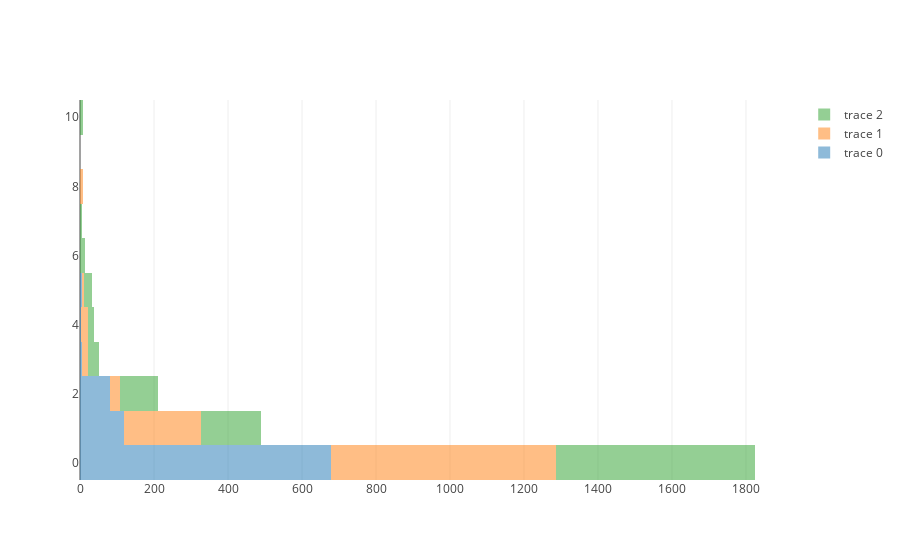

The notebook cell this image was saved under:
### Code cell
# remember this is _not_ a full titanic dataset; nothing more can probably be gleamed usefully from parch or sibsp

# lets take a look at the distribution of both variables and see how noisy it is

trace0 = go.Histogram(y=df['Parch'], opacity=0.5)
trace1 = go.Histogram(y=df['SibSp'], opacity=0.5)
trace2 = go.Histogram(y=df['Parch']+df['SibSp'], opacity=0.5)
data = [trace0, trace1, trace2]

layout = go.Layout(barmode='stack')

fig = go.Figure(data=data, layout=layout)
py.iplot(fig)

### Figure 1 — Plotly figure (JSON) as saved in the notebook; plotly's stock layout.template omitted (floating-point values rounded to 4 significant figures; data arrays with more than 128 entries replaced by an {"elided": "..."} marker saying what was removed)
{"data": [{"opacity": 0.5, "type": "histogram", "uid": "39adbf3e-a5ae-11e8-918f-88e9fe7b2dc1", "y": {"elided": "891 int values"}}, {"opacity": 0.5, "type": "histogram", "uid": "39adc1e6-a5ae-11e8-918f-88e9fe7b2dc1", "y": {"elided": "891 int values"}}, {"opacity": 0.5, "type": "histogram", "uid": "39adc592-a5ae-11e8-918f-88e9fe7b2dc1", "y": {"elided": "891 int values"}}], "layout": {"barmode": "stack"}}
